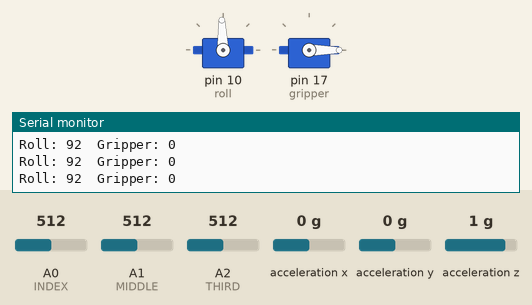
A sketch run on a simulated Arduino Uno, built with avr-gcc and run on an emulated ATmega328P. Shown: 2 × servo, the last lines printed to the serial monitor. Wiring (inferred from the names in the program): MPU-6050 motion sensor at I2C address 0x68. Inputs (shaded band) come from the test bench; at power-on: acceleration y 0 g, A0 (INDEX) = 512, A1 (MIDDLE) = 512, A2 (THIRD) = 512, acceleration x 0 g, acceleration z 1 g.

Above: at 1.2 s.
1.3 s: acceleration y set to 0.8 g
At 1.9 s:
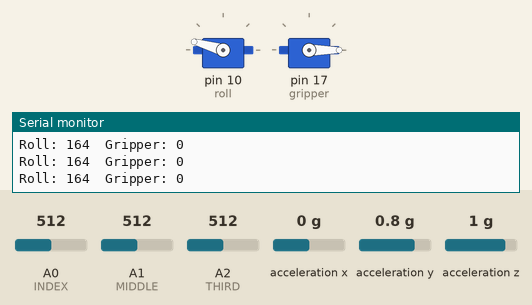
2.8 s: A0 (INDEX) set to 992
At 4.0 s:
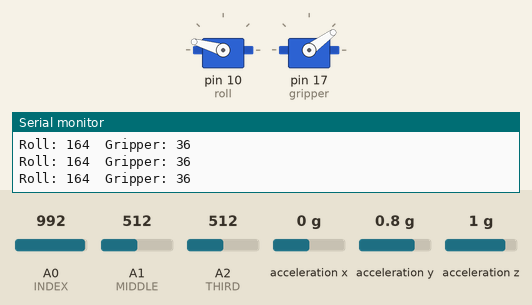
4.3 s: A1 (MIDDLE) set to 716
At 5.1 s:
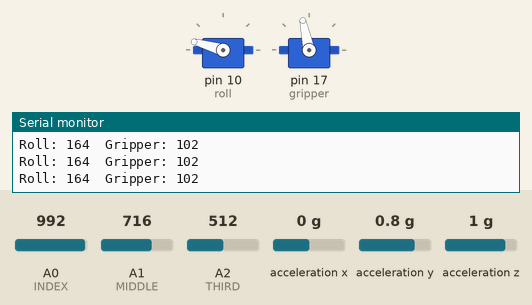
5.8 s: A2 (THIRD) set to 716
At 7.0 s:
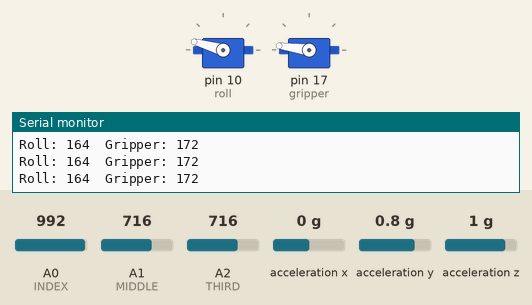
7.3 s: acceleration y set to -1.4 g
At 8.3 s:
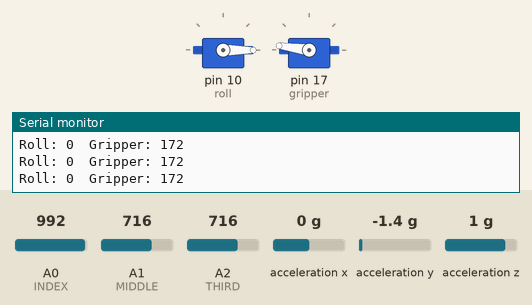
8.8 s: A0 (INDEX) set to 716
At 9.3 s:
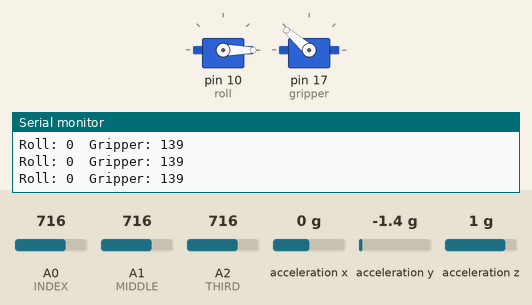
Timing chart, 0 to 11.3 s (numbered marks = the images above; inputs shaded):
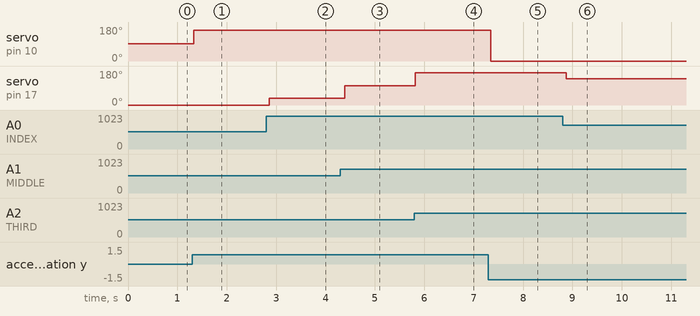

Measured:
- after the input at 1.3 s, servo on pin 10 (roll): 92° → 164° at once
- after the input at 2.8 s, servo on pin 17 (gripper): 0° → 36° after 0.06 s
- after the input at 4.3 s, servo on pin 17 (gripper): 36° → 102° after 0.09 s
- after the input at 5.8 s, servo on pin 17 (gripper): 102° → 172° at once
- after the input at 7.3 s, servo on pin 10 (roll): 164° → 0° at once
- after the input at 8.8 s, servo on pin 17 (gripper): 172° → 139° after 0.07 s

The sketch:

glove.ino
```cpp
/* Remote-Robot
 *  Ruairi Doherty Final Year Project GMIT 2019/20
 *  This code is for the glove module of my project
*/

/*
 * References:
 * EEEnthusiast
 * "Arduino Accelerometer & Gyroscope Tutorial MPU-6050 6DOF Module"
 * https://www.youtube.com/watch?v=M9lZ5Qy5S2s&list=LLvh5ROdXsPMvtfBtygank5g
 *
 */

#include "Wire.h"
#include <Servo.h>

//Initialise analog pin for each finger
const int INDEX = A0;
const int MIDDLE = A1;
const int THIRD = A2;

Servo roll, gripper; //Initialising servo for the gripper and roll
int16_t ax, ay, az; //x y and z read from accelerometer, only using y value at the moment

int indexValue; // value read from index finger
int middleValue; // value read from middle finger
int thirdValue; // value read from third finger
int avg, sum; // sum and average of the three values
int rollVal, gripperVal; // values to be written to each servo

void setup() {
  Serial.begin(9600);
  roll.attach(10);
  roll.write(0);
  gripper.attach(17);
  gripper.write(0);
  Wire.begin(); //Initializing the I2C communication for the MPU
  setupMPU();
}

void loop() {
  readAccelRegisters();
  readFlexSensors();
  servoWrite();
  printData();
  delay(100);
}

void setupMPU() {
  //Establish communication with the MPU 6050
  //Setup up the registers I will be using to read data from MPU 6050
  Wire.beginTransmission(0b1101000); //This is the I2C address of the MPU (AD0=0 - 0b1101000)
  Wire.write(0x6B); //Accessing the register 6B - Power Management (PWR_MGMT_1)
  Wire.write(0b00000000); //Setting SLEEP register to 0 (Bit 6)
  Wire.endTransmission();

  //Setting up Accelerometer
  Wire.beginTransmission(0b1101000);
  Wire.write(0x1C); // (ACCEL_CONFIG) register
  Wire.write(0x00000000); // Setting the accel full scale range to +/- 2g
  Wire.endTransmission();
}

void readAccelRegisters() {
  Wire.beginTransmission(0b1101000); //I2C address of MPU
  Wire.write(0x3B); // Starting request to register for Accel readings
  Wire.endTransmission();
  Wire.requestFrom(0b1101000,6); // Request Accel Registers (3B - 40)
  while(Wire.available() < 6);
  ax = Wire.read()<<8|Wire.read(); //First two bytes stored in ax
  ay = Wire.read()<<8|Wire.read(); //Middle two bytes stored in ay
  az = Wire.read()<<8|Wire.read(); //Last two bytes stored in az
}

void readFlexSensors() {
  indexValue = analogRead(INDEX);
  indexValue = constrain(indexValue, 530, 800);

  middleValue = analogRead(MIDDLE);
  if(middleValue > 1000){
    middleValue = 550;
  }
  middleValue = constrain(middleValue, 550, 730);

  thirdValue = analogRead(THIRD);
  thirdValue = constrain(thirdValue, 540, 730);

  //Calculating the average of these three values
  // The average is the value that will be sent to the Servo Motor
  sum = indexValue + middleValue + thirdValue;
  avg = sum/3;
}

void servoWrite() {
  gripperVal = map(avg, 600, 750, 0, 180);
  gripperVal = constrain(gripperVal, 0, 180);

  rollVal = ay;
  rollVal = map(rollVal, -17000, 16000, 0, 180);
  rollVal = constrain(rollVal, 0, 180);

  roll.write(rollVal);
  gripper.write(gripperVal);
}

void printData() {
  Serial.print("Roll: ");
  Serial.print(rollVal);
  Serial.print("\tGripper: ");
  Serial.println(gripperVal);
}
```
